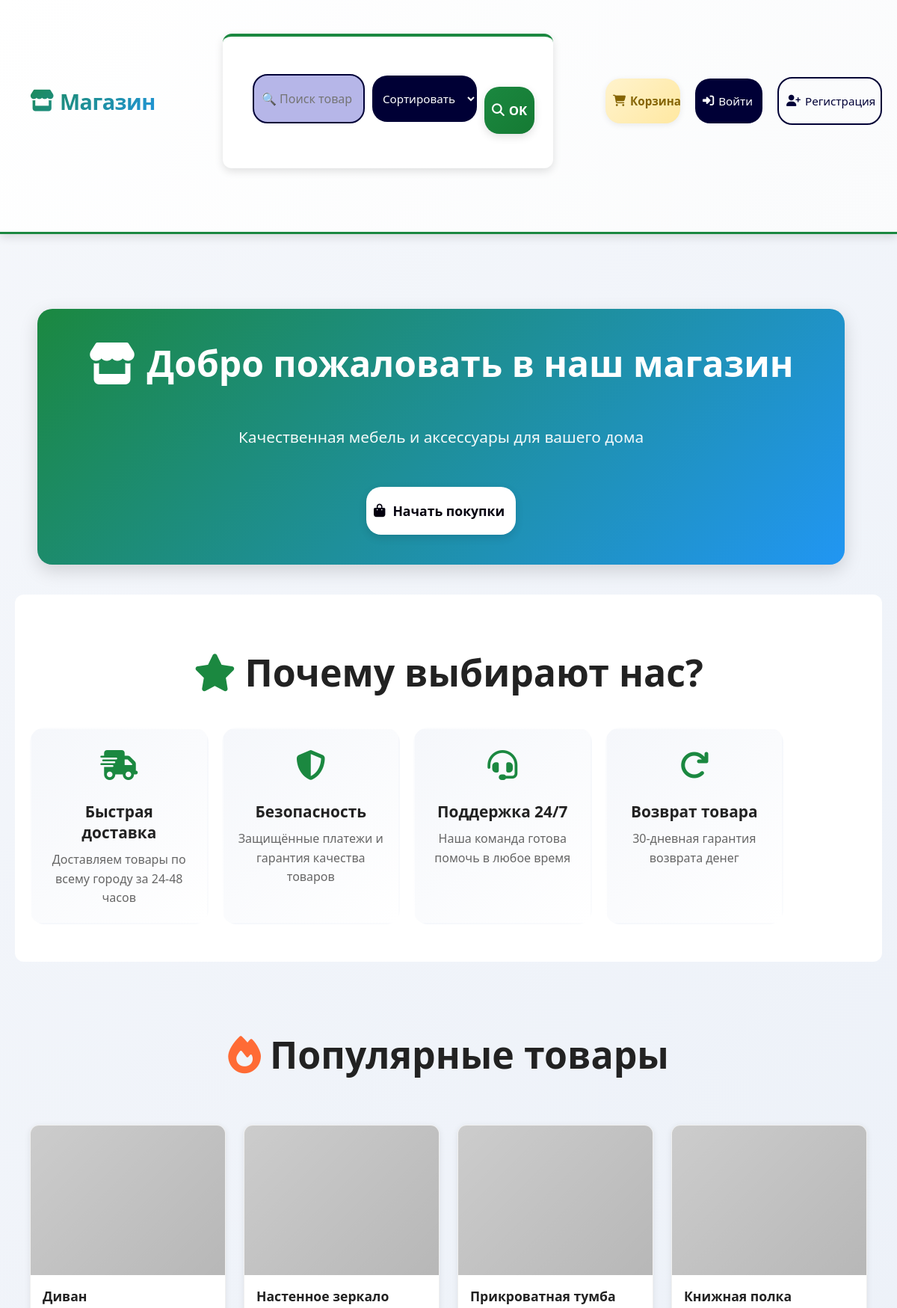
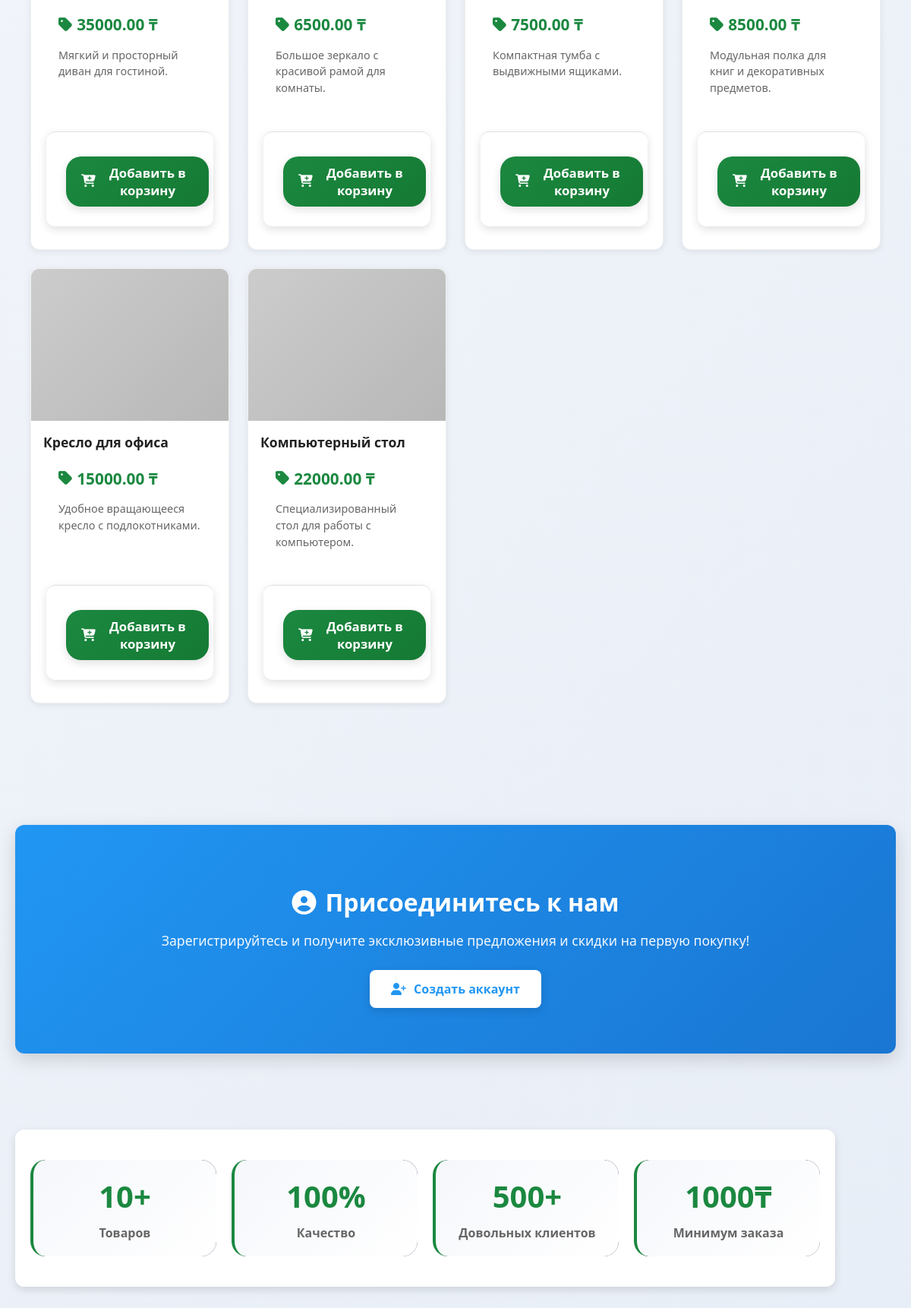
/storeProducts/, run on the app's committed database (2 pictures, top to bottom).
### storeProducts/models.py (models this page shows, shortened)
class Product(models.Model):
	name = models.CharField(max_length=200)
	description = models.TextField(blank=True)
	price = models.DecimalField(max_digits=10, decimal_places=2)
	image_url = models.URLField(blank=True)
	created_at = models.DateTimeField(auto_now_add=True)
	class Meta:
		ordering = ['-created_at']

### storeProducts/views.py (the view)
# urls.py: path('', views.home, name='home'),
def home(request):
    products = Product.objects.all()[:6]
    return render(request, 'products/home.html', {'products': products})

### storeProducts/templates/products/home.html (shortened to what this page needs)
{% extends 'products/base.html' %}
{% block content %}
<div class="hero" style="width: 90%; background-color: rgb(0,0,55);color:white; border-radius: 20px; margin-bottom: 40px;margin-left: 50px; padding: 40px; text-align: center; display: flex; flex-direction: column; justify-content: center; align-items: center; margin-top: 100px">
  <div class="hero-content" style="display: flex; flex-direction: column; justify-content: center; align-items: center; gap: 20px;">
    <h1><i class="fas fa-store"></i> Добро пожаловать в наш магазин</h1>
    <p class="hero-subtitle">Качественная мебель и аксессуары для вашего дома</p>
    <a href="{% url 'storeProducts:product_list' %}" class="hero-btn" style="width: 200px;padding-block: 20px; border-style: none; border-radius: 20px;background-color: rgb(255, 255, 255); color:rgb(3, 0, 14); padding-inline: 10px;"><i class="fas fa-shopping-bag"></i> Начать покупки</a>
  </div>
</div>
<div class="features-section" style=" margin-bottom: 40px;">
  <h2 style="font-size: 50px;"><i class="fas fa-star"></i> Почему выбирают нас?</h2>
  <div class="features-grid" style="color:white; display: grid; grid-template-columns: repeat(auto-fit, minmax(180px, 1fr)); gap: 18px; margin-top: 20px; width: 90%; justify-content: space-around;">
    <div class="feature-card" style="background-color: rgb(0, 0, 55); border-radius: 20px; padding: 20px; text-align: center;">
      <div class="feature-icon"><i class="fas fa-shipping-fast"></i></div>
      <h3>Быстрая доставка</h3>
      <p>Доставляем товары по всему городу за 24-48 часов</p>
    </div>
    <div class="feature-card" style="background-color: rgb(0, 0, 55); border-radius: 20px; padding: 20px; text-align: center;">
      <div class="feature-icon"><i class="fas fa-shield-alt"></i></div>
      <h3>Безопасность</h3>
      <p>Защищённые платежи и гарантия качества товаров</p>
    </div>
    <div class="feature-card" style="background-color: rgb(0, 0, 55); border-radius: 20px; padding: 20px; text-align: center;">
      <div class="feature-icon"><i class="fas fa-headset"></i></div>
      <h3>Поддержка 24/7</h3>
      <p>Наша команда готова помочь в любое время</p>
    </div>
    <div class="feature-card" style="background-color: rgb(0, 0, 55); border-radius: 20px; padding: 20px; text-align: center;">
      <div class="feature-icon"><i class="fas fa-redo"></i></div>
      <h3>Возврат товара</h3>
      <p>30-дневная гарантия возврата денег</p>
    </div>
  </div>
</div>
<div class="preview-section">
  <h2  style="font-size: 50px;"><i class="fas fa-fire"></i> Популярные товары</h2>
  <div class="grid">
    {% for product in products %}
    <div class="card">
      <a href="{% url 'storeProducts:product_detail' product.pk %}">
        <div class="card-image" style="background-image: url('{{ product.image_url|default:'https://via.placeholder.com/300' }}')"></div>
        <div class="card-body">
          <h3>{{ product.name }}</h3>
          <p class="price"><i class="fas fa-tag"></i> {{ product.price }} ₸</p>
          <p class="desc">{{ product.description|truncatechars:100 }}</p>
        </div>
      </a>
      <form method="post" action="{% url 'storeProducts:add_to_cart' product.pk %}">
        <button type="submit" style="margin-bottom: 10px; margin-left: 10px; padding: 10px 20px; background-color: rgb(0, 0, 55); border-radius: 20px; border-style: none; color: white;"><i class="fas fa-cart-plus"></i> Добавить в корзину</button>
      </form>
    </div>
    {% endfor %}
  </div>
</div>
<div class="cta-section" style="margin-top: 100px;">
  <div class="cta-content">
    <h2><i class="fas fa-user-circle"></i> Присоединитесь к нам</h2>
    <p>Зарегистрируйтесь и получите эксклюзивные предложения и скидки на первую покупку!</p>
    <a href="{% url 'storeProducts:register' %}" class="cta-btn"><i class="fas fa-user-plus"></i> Создать аккаунт</a>
  </div>
</div>
<div class="stats-section" style="display: grid; grid-template-columns: repeat(auto-fit, minmax(150px, 1fr)); gap: 20px; margin-top: 100px; margin-bottom: 100px; width: 90%; text-align: center;">
  <div class="stat-item" style="background-color: rgb(0, 0, 55); border-radius: 20px; color: white;padding: 20px;">
    <div class="stat-number">10+</div>
    <div class="stat-label">Товаров</div>
  </div>
  <div class="stat-item" style="background-color: rgb(0, 0, 55); border-radius: 20px; color: white;padding: 20px;">
    <div class="stat-number">100%</div>
    <div class="stat-label">Качество</div>
  </div>
  <div class="stat-item" style="background-color: rgb(0, 0, 55); border-radius: 20px; color: white;padding: 20px;">
    <div class="stat-number">500+</div>
    <div class="stat-label">Довольных клиентов</div>
  </div>
  <div class="stat-item" style="background-color: rgb(0, 0, 55); border-radius: 20px; color: white;padding: 20px;">
    <div class="stat-number">1000₸</div>
    <div class="stat-label">Минимум заказа</div>
  </div>
</div>
{% endblock %}

### data on the page
Product: name "Диван", price "35000.00", description "Мягкий и просторный диван для гостиной."
Product: name "Настенное зеркало", price "6500.00", description "Большое зеркало с красивой рамой для комнаты."
Product: name "Прикроватная тумба", price "7500.00", description "Компактная тумба с выдвижными ящиками."
Product: name "Книжная полка", price "8500.00", description "Модульная полка для книг и декоративных предметов."
Product: name "Кресло для офиса", price "15000.00", description "Удобное вращающееся кресло с подлокотниками."
Product: name "Компьютерный стол", price "22000.00", description "Специализированный стол для работы с компьютером."
